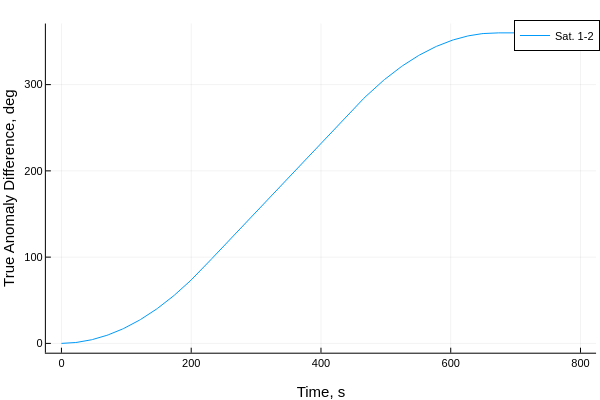

Notebook code cell kept with this figure:
### Code cell
plot(thist[1:end],broadcast.(rad2deg,θhist[2:end,:]),label=permutedims(mylabel))
plot!(xlabel="Time, s", ylabel = "True Anomaly Difference, deg")

### Figure 1 — Plotly figure (JSON) as saved in the notebook; plotly's stock layout.template omitted (floating-point values rounded to 4 significant figures; data arrays with more than 128 entries replaced by an {"elided": "..."} marker saying what was removed)
{"data": [{"colorbar": {"len": 0.9143, "title": "", "x": 0.9934, "y": 0.533}, "legendgroup": "Sat. 1-2", "line": {"color": "rgba(0, 154, 250, 1.000)", "dash": "solid", "shape": "linear", "width": 1}, "mode": "lines", "name": "Sat. 1-2", "showlegend": true, "type": "scatter", "x": {"elided": "401 int values"}, "xaxis": "x", "y": {"elided": "401 float values"}, "yaxis": "y", "zmax": null, "zmin": null}], "layout": {"annotations": [], "height": 400, "legend": {"bgcolor": "rgba(255, 255, 255, 1.000)", "bordercolor": "rgba(0, 0, 0, 1.000)", "borderwidth": 1, "font": {"color": "rgba(0, 0, 0, 1.000)", "family": "sans-serif", "size": 11}, "title": {"font": {"color": "rgba(0, 0, 0, 1.000)", "family": "sans-serif", "size": 15}, "text": ""}, "tracegroupgap": 0, "traceorder": "normal", "x": 1, "xanchor": "auto", "y": 1, "yanchor": "auto"}, "margin": {"b": 20, "l": 0, "r": 0, "t": 20}, "paper_bgcolor": "rgba(255, 255, 255, 1.000)", "plot_bgcolor": "rgba(255, 255, 255, 1.000)", "showlegend": true, "width": 600, "xaxis": {"anchor": "y", "domain": [0.07647, 0.9934], "gridcolor": "rgba(0, 0, 0, 0.100)", "gridwidth": 0.5, "linecolor": "rgba(0, 0, 0, 1.000)", "mirror": false, "range": [-24, 824], "showgrid": true, "showline": true, "showticklabels": true, "tickangle": 0, "tickcolor": "rgb(0, 0, 0)", "tickfont": {"color": "rgba(0, 0, 0, 1.000)", "family": "sans-serif", "size": 11}, "tickmode": "array", "ticks": "inside", "ticktext": ["0", "200", "400", "600", "800"], "tickvals": [0, 200, 400, 600, 800], "title": "Time, s", "titlefont": {"color": "rgba(0, 0, 0, 1.000)", "family": "sans-serif", "size": 15}, "type": "-", "visible": true, "zeroline": false, "zerolinecolor": "rgba(0, 0, 0, 1.000)"}, "yaxis": {"anchor": "x", "domain": [0.07581, 0.9902], "gridcolor": "rgba(0, 0, 0, 0.100)", "gridwidth": 0.5, "linecolor": "rgba(0, 0, 0, 1.000)", "mirror": false, "range": [-10.79, 370.8], "showgrid": true, "showline": true, "showticklabels": true, "tickangle": 0, "tickcolor": "rgb(0, 0, 0)", "tickfont": {"color": "rgba(0, 0, 0, 1.000)", "family": "sans-serif", "size": 11}, "tickmode": "array", "ticks": "inside", "ticktext": ["0", "100", "200", "300"], "tickvals": [0, 100, 200, 300], "title": "True Anomaly Difference, deg", "titlefont": {"color": "rgba(0, 0, 0, 1.000)", "family": "sans-serif", "size": 15}, "type": "-", "visible": true, "zeroline": false, "zerolinecolor": "rgba(0, 0, 0, 1.000)"}}}
